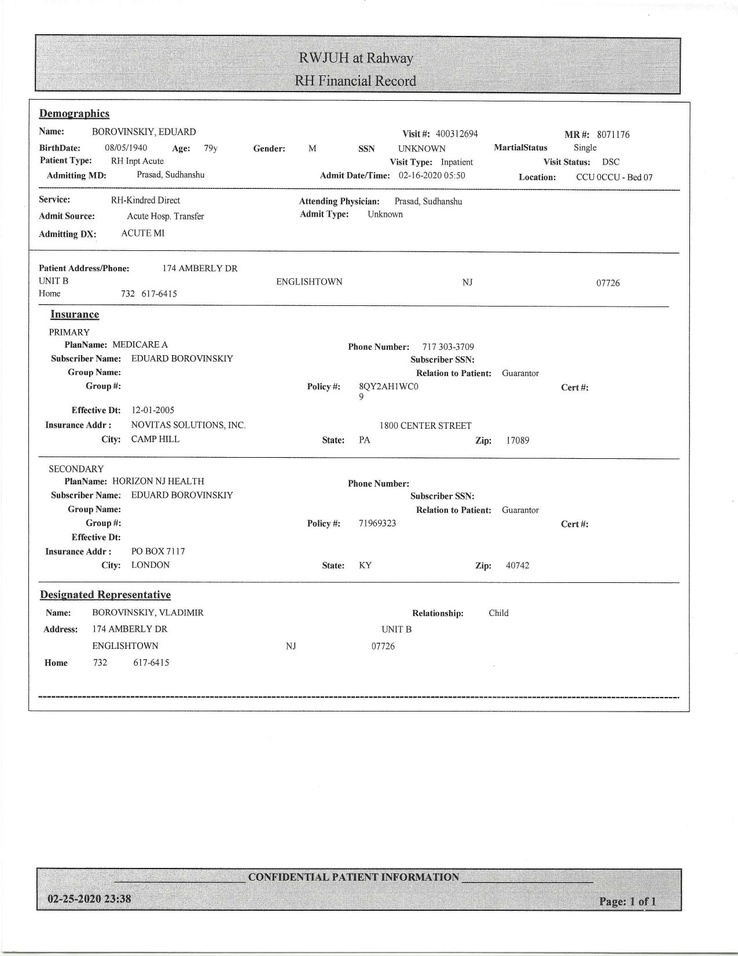
#> input picture HospitalForms/RWJUH/images/89232593_816144388864745_2111407327167905792_n.jpg, 738 x 956 px, shrunk from 1275 x 1650 before the run
$ python -i ocr2txt.py   (imports and definitions only)
#> lines starting #> are read from the running program, lines starting #| are printed output that depends on the picture; after the words box and inside, x2 and y2 are one past the last pixel; in counts of white or black regions, pixels touching at a corner belong together
import cv2
import os
import pytesseract

def toText(location):
    image = cv2.imread(location)
#> image is the input picture: shape (956, 738, 3); mean B, G, R 242.8, 242.9, 242.9
    gray = cv2.cvtColor(image,cv2.COLOR_BGR2GRAY)
    thresh = cv2.threshold(gray, 0, 255, cv2.THRESH_BINARY_INV + cv2.THRESH_OTSU)[1]
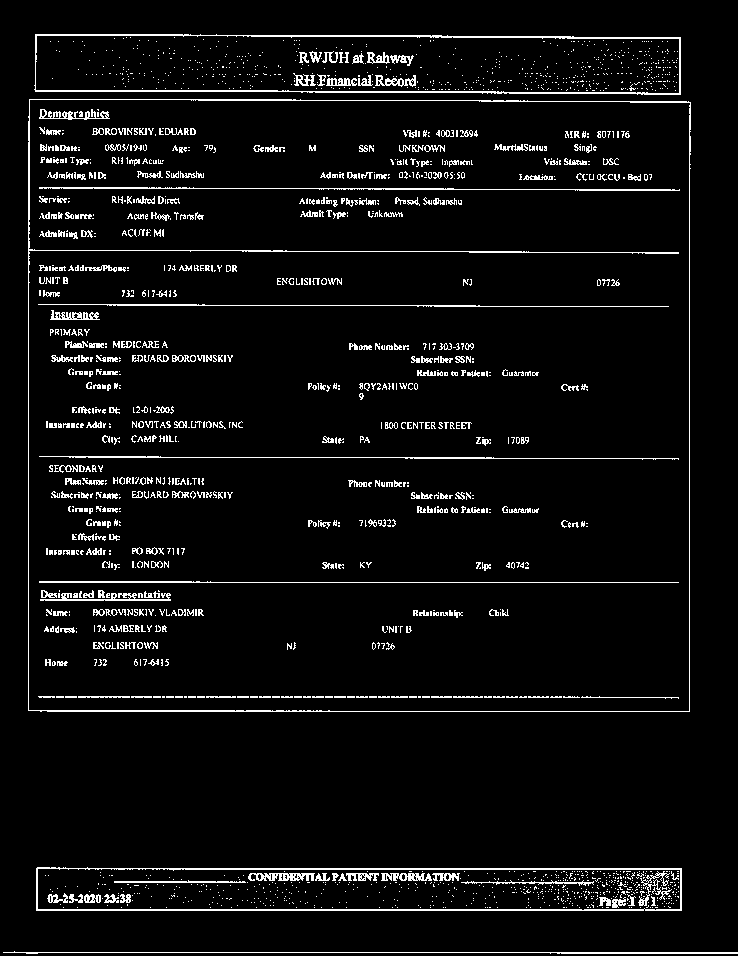
#> thresh: shape (956, 738); 5.3% white in thin lines or dots

    # Remove horizontal
    horizontal_kernel = cv2.getStructuringElement(cv2.MORPH_RECT, (25,1))
    detected_lines = cv2.morphologyEx(thresh, cv2.MORPH_OPEN, horizontal_kernel, iterations=2)
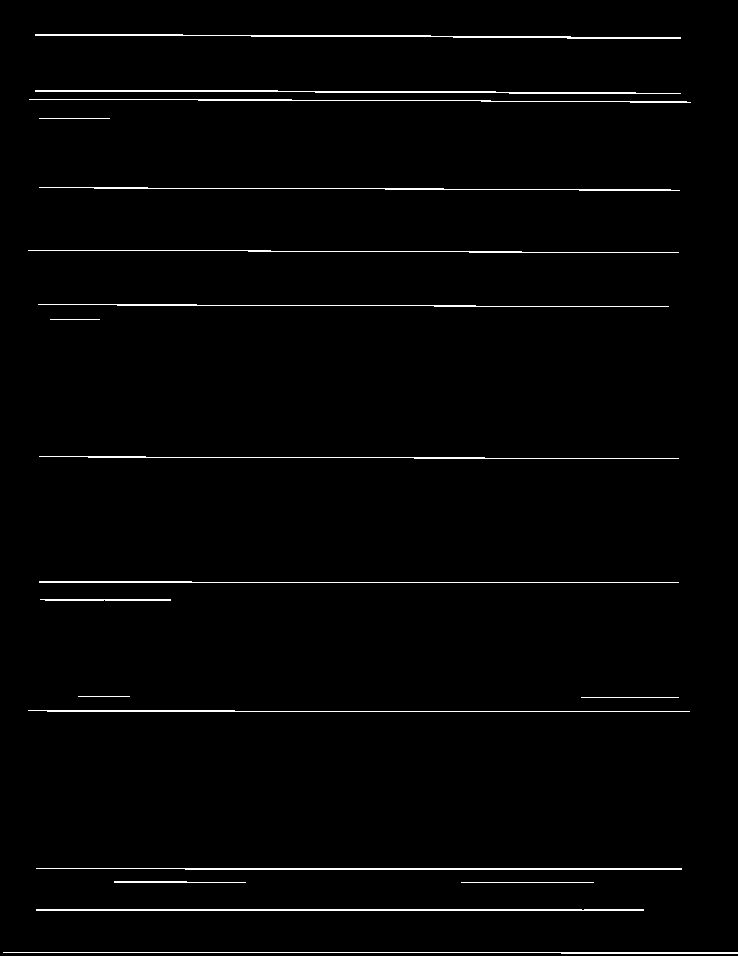
#> detected_lines: shape (956, 738); 1.7% white in thin lines or dots
    cnts = cv2.findContours(detected_lines, cv2.RETR_EXTERNAL, cv2.CHAIN_APPROX_SIMPLE)
#> cnts = 19 contours, 5 with area under 20; largest, box (x1, y1, x2, y2) and area: (36, 909, 644, 911) 605, (35, 34, 681, 39) 559, (35, 90, 681, 94) 550, (36, 868, 682, 870) 496, (39, 187, 680, 191) 205
    cnts = cnts[0] if len(cnts) == 2 else cnts[1]
    for c in cnts:
        cv2.drawContours(image, [c], -1, (255,255,255), 2)
#> this loop made 19 passes
#> c on passes 3, 7, 8, 12, 16: [[461, 882], [593, 882]], [[581, 697], [678, 697]], [[78, 696], [129, 696]], [[50, 319], [99, 319]], [[39, 118], [109, 118]]
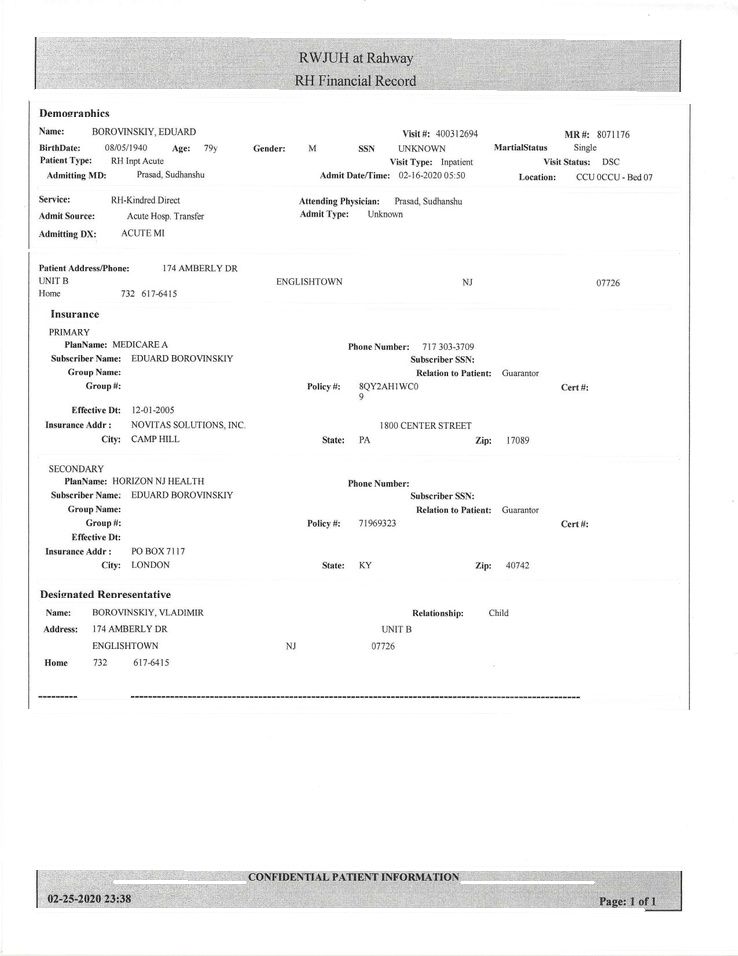
#> image: shape (956, 738, 3); 3.53% of pixels changed, all inside (x1, y1, x2, y2) = (2, 33, 738, 955)

    # Remove verticle
    verticle_kernel = cv2.getStructuringElement(cv2.MORPH_RECT, (1,10))
#> verticle_kernel = [1, 1, 1, 1, 1, 1, 1, 1, 1, 1]
    detected_lines = cv2.morphologyEx(thresh, cv2.MORPH_OPEN, verticle_kernel, iterations=2)
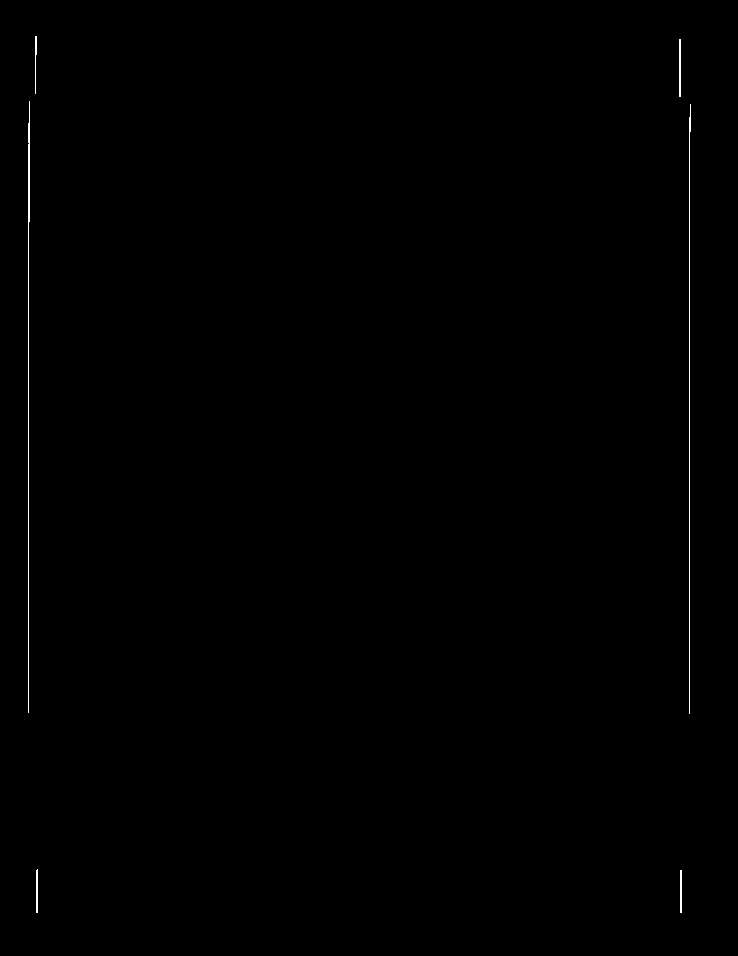
#> detected_lines: shape (956, 738); 0.24% white in thin lines or dots, all inside (x1, y1, x2, y2) = (28, 36, 691, 913)
    cnts = cv2.findContours(detected_lines, cv2.RETR_EXTERNAL, cv2.CHAIN_APPROX_SIMPLE)
#> cnts = 6 contours, 2 with area under 20; largest, box (x1, y1, x2, y2) and area: (28, 101, 30, 713) 98, (679, 39, 681, 97) 57, (36, 869, 38, 913) 42, (680, 870, 682, 913) 42
    cnts = cnts[0] if len(cnts) == 2 else cnts[1]
    for c in cnts:
        cv2.drawContours(image, [c], -1, (255,255,255), 2)
#> this loop made 6 passes
#> c on passes 1, 2, 5: [[680, 870], [680, 912], [681, 912], [681, 870]], [[37, 869], [36, 870], [36, 912], [37, 912]], [[679, 39], [679, 96], [680, 96], [680, 39]]
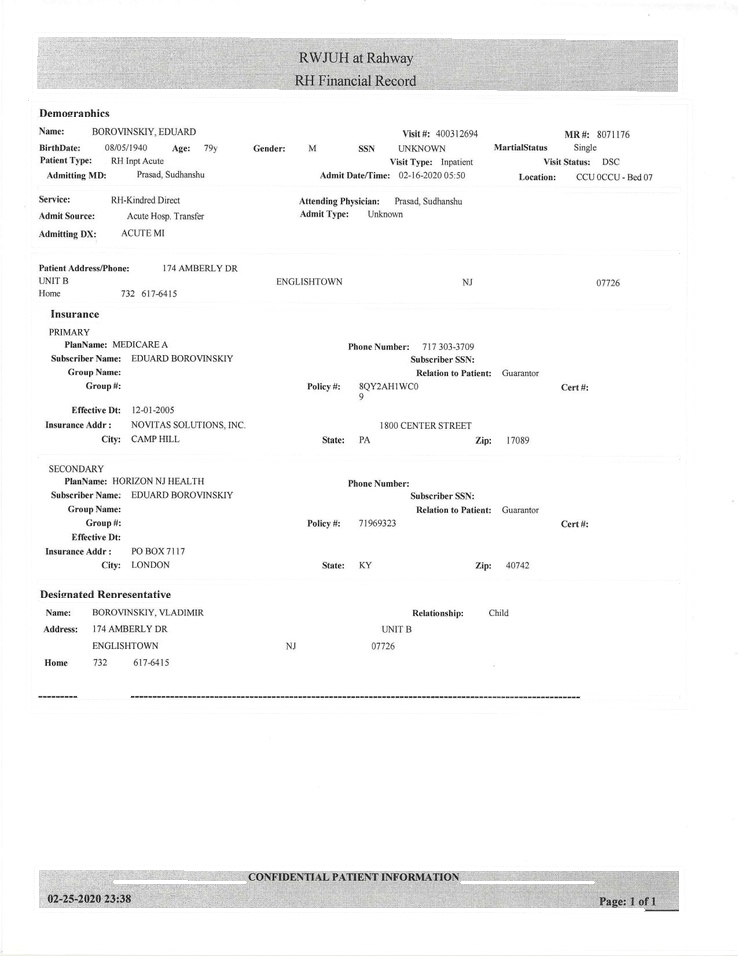
#> image: shape (956, 738, 3); 0.54% of pixels changed, all inside (x1, y1, x2, y2) = (27, 36, 692, 914)
    linux = False
    for i in location:
        if(i == '/'):
            linux = True
            break
    array_0 = []
    array_1 = []
    path = ''
    Tpath = ''
    if(linux):
        array_0 = location.split('/')
        array_1 = location.split('/')
        array_0[-1] = 'temp.' + array_0[-1].split('.')[-1]
        Tpath = '/'
        for item in array_0:
            Tpath = os.path.join(Tpath,item)
        array_1[-2] = 'input'
        array_1[-1] = array_1[-1].split('.')[0]+'.txt'
        path = '/'
        for item in array_1:
            path = os.path.join(path,item)
    else:
        array_0 = location.split('\\')
        array_1 = location.split('\\')
        array_0[-1] = 'temp.' + array_0[-1].split('.')[-1]
        Tpath = array_0[0]+'\\'
        for item in range(1,len(array_0)):
            Tpath = os.path.join(Tpath,array_0[item])
        array_1[-2] = 'input'
        array_1[-1] = array_1[-1].split('.')[0]+'.txt'
        path = array_1[0]+'\\'
        for item in range(1,len(array_1)):
            path = os.path.join(path,array_1[item])
    file=open(path,'w')
    cv2.imwrite(Tpath,image)
    img=cv2.imread(Tpath)
    custom_config=r'--oem 3 --psm 6'
    file.write(pytesseract.image_to_string(img,config=custom_config))
#> (this line was passed over: pytesseract is not available in this run)
    file.close()

>>> result = toText('RWJUH/images/89232593_816144388864745_2111407327167905792_n.jpg')

$ run again, on HospitalForms/RWJUH/images/90718260_584941625452575_2877150603920801792_n.jpg
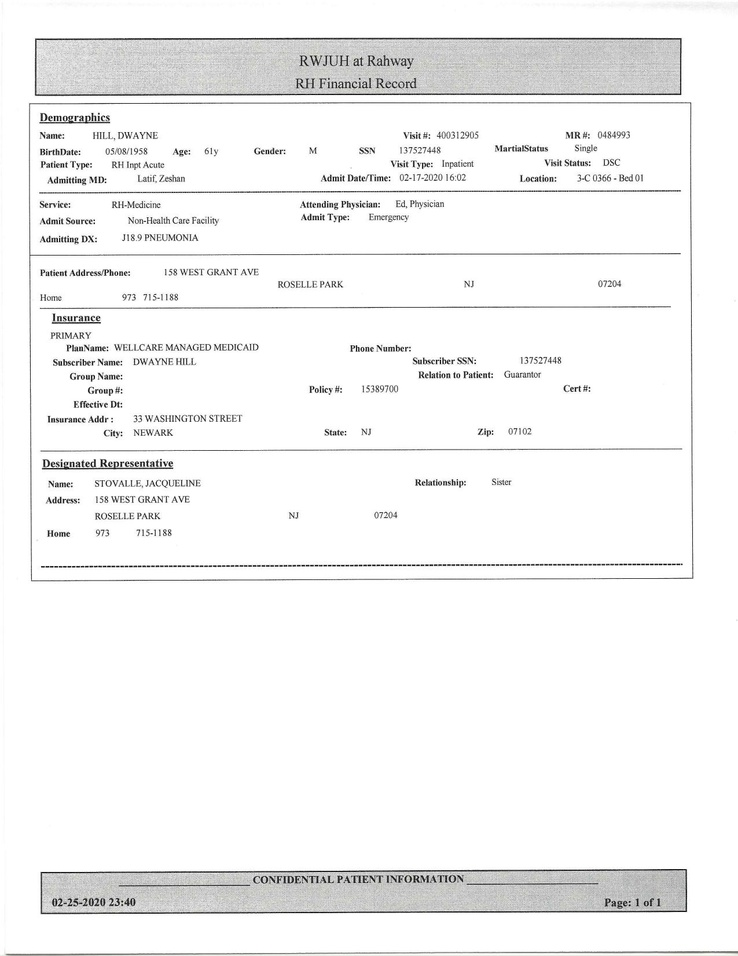
#> input picture HospitalForms/RWJUH/images/90718260_584941625452575_2877150603920801792_n.jpg, 738 x 956 px, shrunk from 1275 x 1650 before the run
#> in toText, image is the input picture: shape (956, 738, 3); mean B, G, R 243.9, 244, 244
#> in toText, `thresh = cv2.threshold(gray, 0, 255, cv2.THRESH_BINARY_INV + cv2.THRES..`:
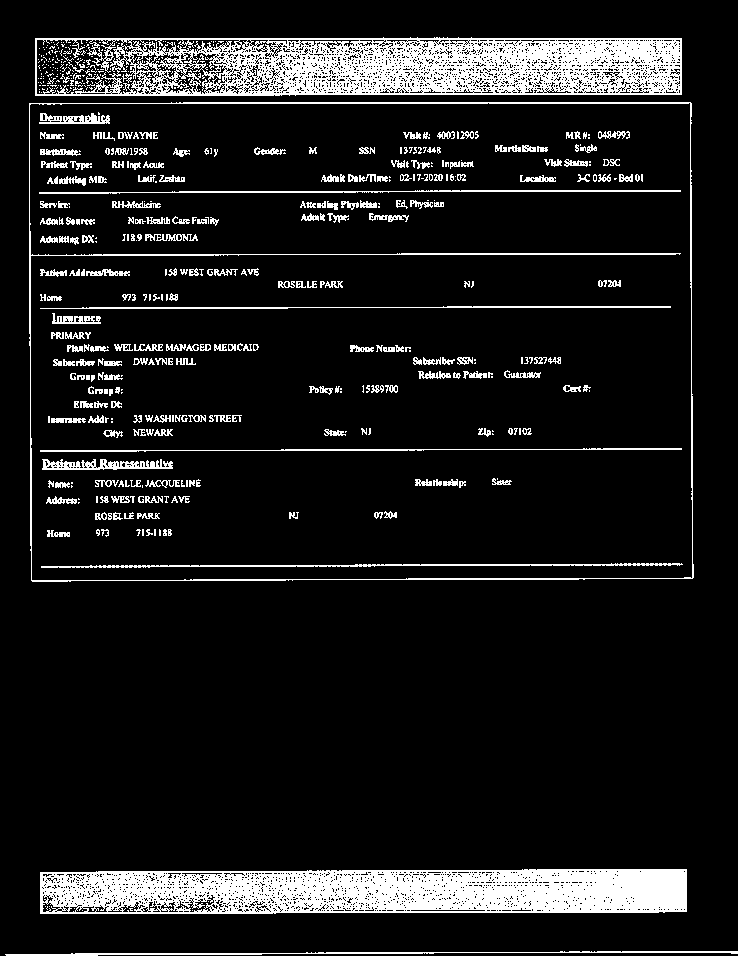
#> thresh: shape (956, 738); 11% white; 552 white regions (302 under 20 px), largest, box (x1, y1, x2, y2) and area: (35, 37, 682, 96) 25513, (40, 869, 687, 914) 24710, (29, 102, 694, 582) 4638
#> in toText, `cnts = cv2.findContours(detected_lines, cv2.RETR_EXTERNAL, cv2.CHAIN_A..`: cnts = 47 contours, 23 with area under 20; largest, box (x1, y1, x2, y2) and area: (40, 869, 687, 909) 5549, (40, 910, 687, 914) 747, (35, 93, 682, 96) 667, (35, 38, 682, 40) 646, (29, 102, 691, 104) 505
#> the loop in toText, `for c in cnts:` made 47 passes
#> c on passes 5, 9, 11, 13, 14, 15, 16, 17: [[58, 899], [107, 899]], [[378, 891], [434, 891]], [[40, 889], [93, 889]], [[97, 883], [183, 883]], [[40, 883], [95, 883]], [[420, 878], [489, 878]], [[198, 878], [250, 878]], [[351, 875], [404, 875]]
#> verticle_kernel = [1, 1, 1, 1, 1, 1, 1, 1, 1, 1]
#> in toText, `cnts = cv2.findContours(detected_lines, cv2.RETR_EXTERNAL, cv2.CHAIN_A..`: cnts = 227 contours, 154 with area under 20; largest, box (x1, y1, x2, y2) and area: (591, 871, 687, 915) 3492, (579, 871, 590, 915) 276, (29, 105, 32, 583) 201, (371, 872, 382, 915) 190, (690, 104, 693, 581) 189
#> the loop in toText, `for c in cnts:` made 227 passes
#> c on passes 1, 2, 4: [[74, 890], [74, 908]], [[56, 890], [56, 908]], [[81, 888], [81, 906]]
#> after the loop in toText, `for c in cnts:`:
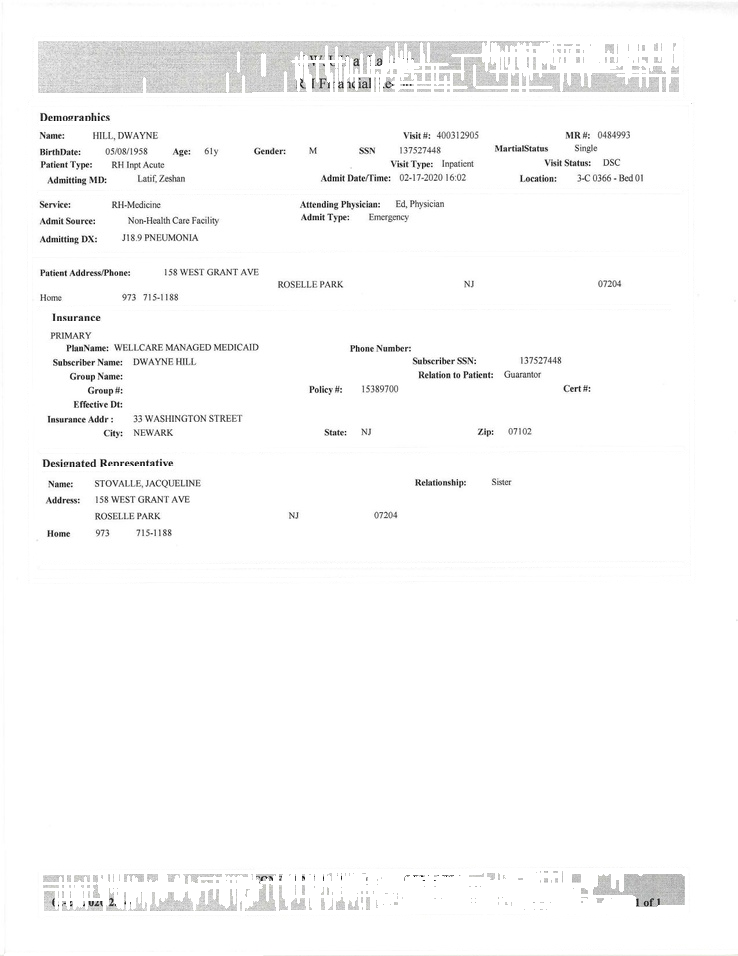
#> image: shape (956, 738, 3); mean B, G, R 249.6, 249.6, 249.6
